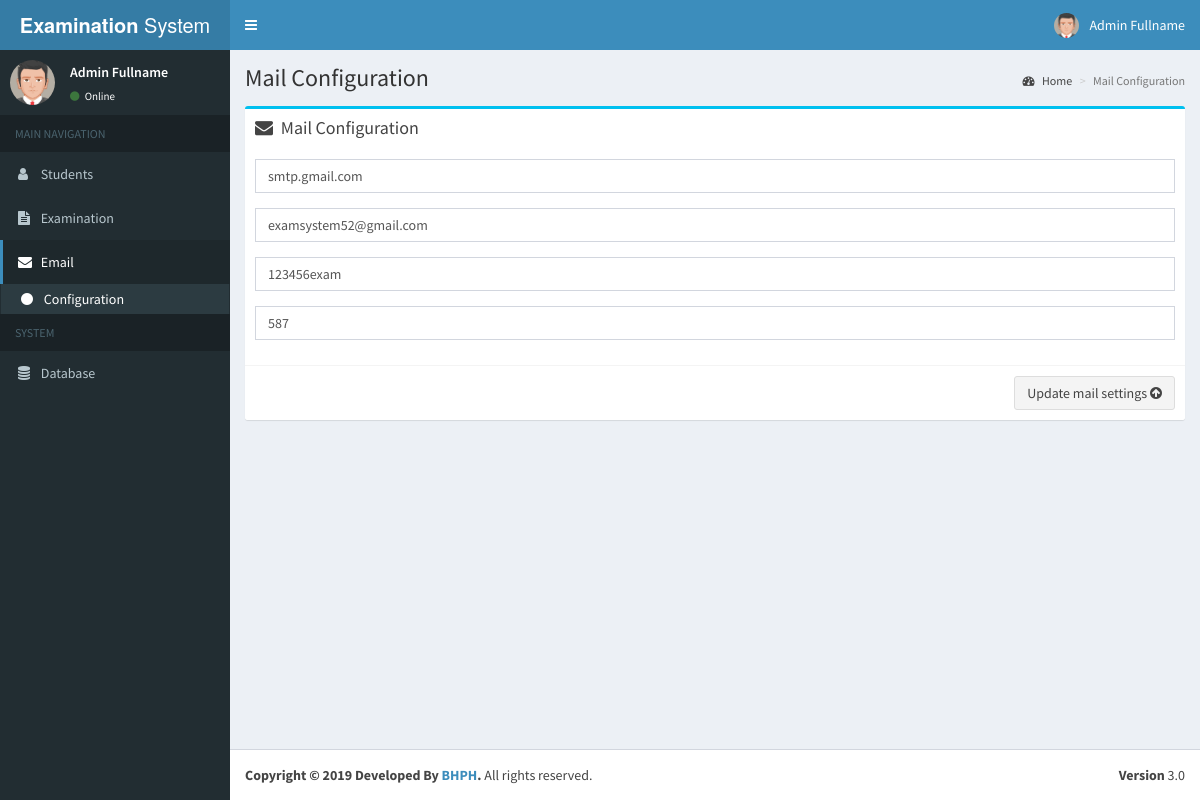
Before: /System/admin/email_config.php (signed in) with the older database file.
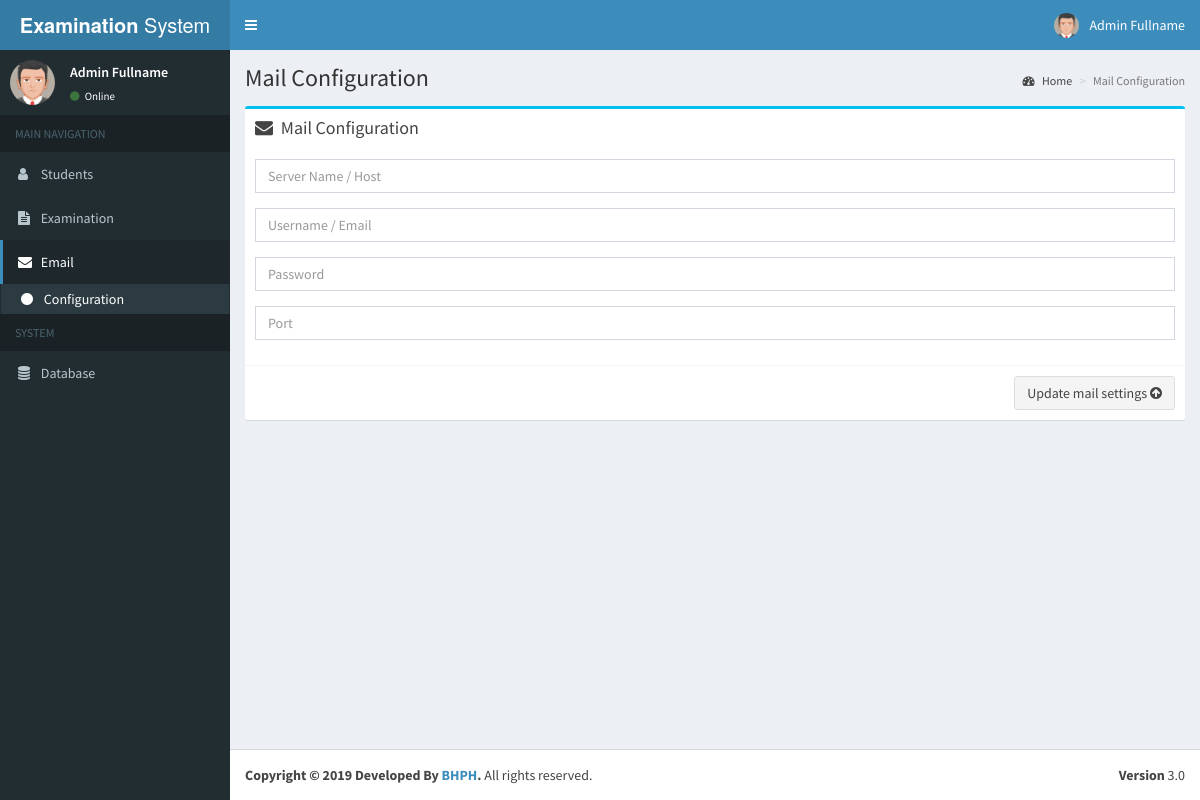
After: the same page with the newer database file.
### tables this page shows
CREATE TABLE IF NOT EXISTS `school_mail` (
  `servername` varchar(255) NOT NULL,
  `username` varchar(255) NOT NULL,
  `password` varchar(255) NOT NULL,
  `port` int(255) NOT NULL,
  UNIQUE KEY `servername` (`servername`)
);

### System/admin/email_config.php (the view, shortened to what the changed rows need)
<?php
	include '../db_config/connection.php';
	$sql = "SELECT * FROM school_mail";
$result = $conn->query($sql);
if ($result->num_rows > 0) {
    while($row = $result->fetch_assoc()) {
       $mserver = $row['servername'];
	   $musername = $row['username'];
	   $mpassword = $row['password'];
	   $mport = $row['port'];
    }
} else {
}
?>
<!DOCTYPE html>
<html>
<head>
  <link rel="stylesheet" href="../bootstrap/css/bootstrap.min.css">
  <link rel="stylesheet" href="https://cdnjs.cloudflare.com/ajax/libs/font-awesome/4.5.0/css/font-awesome.min.css">
  <link rel="stylesheet" href="https://cdnjs.cloudflare.com/ajax/libs/ionicons/2.0.1/css/ionicons.min.css">
  <link rel="stylesheet" href="../dist/css/AdminLTE.min.css">
  <link rel="stylesheet" href="../dist/css/skins/_all-skins.min.css">
  <link rel="stylesheet" href="../plugins/iCheck/flat/blue.css">
  <link rel="stylesheet" href="../plugins/morris/morris.css">
  <link rel="stylesheet" href="../plugins/jvectormap/jquery-jvectormap-1.2.2.css">
  <link rel="stylesheet" href="../plugins/datepicker/datepicker3.css">
  <link rel="stylesheet" href="../plugins/daterangepicker/daterangepicker.css">
  <link rel="stylesheet" href="../plugins/bootstrap-wysihtml5/bootstrap3-wysihtml5.min.css">
</head>
<body class="hold-transition skin-blue sidebar-mini">
<div class="wrapper">
  <div class="content-wrapper">
    <section class="content-header">
      <h1>
        Mail Configuration
      </h1>
    </section>
    <section class="content">
      <div class="row">
        <section class="col-lg-12">
          <div class="box box-info">
            <div class="box-body">
              <form action="up_mail.php" method="post">
                <div class="form-group">
                  <input type="text" class="form-control" name="server"  value="<?php echo"$mserver"; ?>" placeholder="Server Name / Host" required>
                </div>
                <div class="form-group">
                  <input type="email" class="form-control" name="email"  value="<?php echo"$musername"; ?>" placeholder="Username / Email" required>
                </div>
				 <div class="form-group">
                  <input type="text" class="form-control" name="password"  value="<?php echo"$mpassword"; ?>" placeholder="Password" required>
                </div>
				<div class="form-group">
                  <input type="text" class="form-control" name="port"  value="<?php echo"$mport"; ?>" placeholder="Port" required>
                </div>
            </div>
          </div>
        </section>
      </div>
    </section>
  </div>
</div>
</body>
</html>

Changed rows visible on the page:
removed school_mail: server "smtp.gmail.com", email "examsystem52@gmail.com", password "123456exam", port "587"
